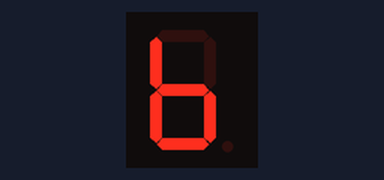
This sketch was run on a simulated Arduino Mega 2560, built with avr-gcc and run on an emulated ATmega2560. Shown: 1-digit seven-segment display. Wiring (inferred from the names in the program): 1-digit 7-segment display, segments lit when HIGH: segments pin 25, pin 27, pin 31, pin 33, pin 37, pin 39, pin 43, pin 45. The segment pins are drawn as the display they are named for.

Above: at 0.1 s.
At 1.1 s:
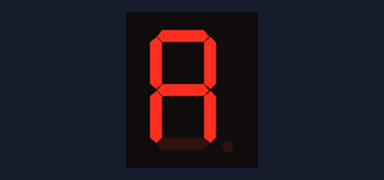
At 2.1 s:
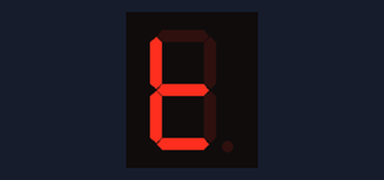
At 3.1 s:
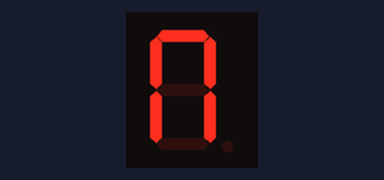
At 5.1 s:
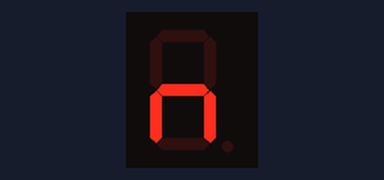
At 10.3 s:
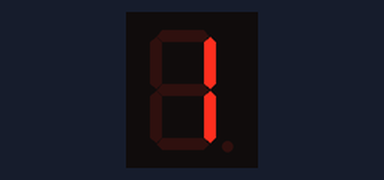

Measured:
- by itself, everything shown: repeats every 11.2 s, in 12 steps
- what the display in image 1 shows lasts 1.0 s, from 1.0 s to 2.0 s

The sketch:

batman_2001.ino
```cpp
byte a = 25;
byte b = 27;
byte c = 31;
byte d = 33;
byte e = 37;
byte f = 39;
byte g = 43;
byte h = 45;
int t = 1000;
void setup()
{
pinMode (a, OUTPUT);
pinMode (b, OUTPUT);
pinMode (c, OUTPUT);
pinMode (d, OUTPUT);
pinMode (e, OUTPUT);
pinMode (f, OUTPUT);
pinMode (g, OUTPUT);
pinMode (h, OUTPUT);
}
void loop()
{
  B();
  delay (t);
  A();
  delay (t);
  T();
  delay (t);
  M();
  delay (t);
  A();
  delay (t);
  N();
  delay (t);
  nada ();
  delay (t);
  dos();
  delay (t);
  cero();
  delay (t);
  nada();
  delay (200);
  cero();
  delay (t);
  uno();
  delay (t);
}

//------numeros-------
void nada ()
{
//numero "-"
 digitalWrite(a,0);
 digitalWrite(b,0);
 digitalWrite(c,0);
 digitalWrite(d,0);
 digitalWrite(e,0);
 digitalWrite(f,0);
 digitalWrite(g,0);
 digitalWrite(h,0);
}
void cero ()
{
//numero "0"
 digitalWrite(a,1);
 digitalWrite(b,1);
 digitalWrite(c,1);
 digitalWrite(d,1);
 digitalWrite(e,1);
 digitalWrite(f,1);
 digitalWrite(g,0);
 digitalWrite(h,0);
}

void uno ()
{
  //numero "1"
 digitalWrite(a,0);
 digitalWrite(b,1);
 digitalWrite(c,1);
 digitalWrite(d,0);
 digitalWrite(e,0);
 digitalWrite(f,0);
 digitalWrite(g,0);
 digitalWrite(h,0);
}

void dos  ()
{
   //numero "2"
 digitalWrite(a,1);
 digitalWrite(b,1);
 digitalWrite(c,0);
 digitalWrite(d,1);
 digitalWrite(e,1);
 digitalWrite(f,0);
 digitalWrite(g,1);
 digitalWrite(h,0);
}

void tres ()
{
 //numero "3"
 digitalWrite(a,1);
 digitalWrite(b,1);
 digitalWrite(c,1);
 digitalWrite(d,1);
 digitalWrite(e,0);
 digitalWrite(f,0);
 digitalWrite(g,1);
 digitalWrite(h,0);
}
void cuatro  ()
{
  //numero "4"
 digitalWrite(a,0);
 digitalWrite(b,1);
 digitalWrite(c,1);
 digitalWrite(d,0);
 digitalWrite(e,0);
 digitalWrite(f,1);
 digitalWrite(g,1);
 digitalWrite(h,0);
}
void cinco ()
{
   //numero "5"
 digitalWrite(a,1);
 digitalWrite(b,0);
 digitalWrite(c,1);
 digitalWrite(d,1);
 digitalWrite(e,0);
 digitalWrite(f,1);
 digitalWrite(g,1);
 digitalWrite(h,0);
}
void seis ()
{
  //numero "6"
 digitalWrite(a,1);
 digitalWrite(b,0);
 digitalWrite(c,1);
 digitalWrite(d,1);
 digitalWrite(e,1);
 digitalWrite(f,1);
 digitalWrite(g,1);
 digitalWrite(h,0);
}
void siete ()
{
   //numero "7"
 digitalWrite(a,1);
 digitalWrite(b,1);
 digitalWrite(c,1);
 digitalWrite(d,0);
 digitalWrite(e,0);
 digitalWrite(f,0);
 digitalWrite(g,0);
 digitalWrite(h,0);
}
void ocho  ()
{
   //numero "8"
 digitalWrite(a,1);
 digitalWrite(b,1);
 digitalWrite(c,1);
 digitalWrite(d,1);
 digitalWrite(e,1);
 digitalWrite(f,1);
 digitalWrite(g,1);
 digitalWrite(h,0);
}
void nueve  ()
{
   //numero "9"
 digitalWrite(a,1);
 digitalWrite(b,1);
 digitalWrite(c,1);
 digitalWrite(d,1);
 digitalWrite(e,0);
 digitalWrite(f,1);
 digitalWrite(g,1);
 digitalWrite(h,0);
}
void A ()
{
   //numero "9"
 digitalWrite(a,1);
 digitalWrite(b,1);
 digitalWrite(c,1);
 digitalWrite(d,0);
 digitalWrite(e,1);
 digitalWrite(f,1);
 digitalWrite(g,1);
 digitalWrite(h,0);
}
void B ()
{
   //numero "9"
 digitalWrite(a,0);
 digitalWrite(b,0);
 digitalWrite(c,1);
 digitalWrite(d,1);
 digitalWrite(e,1);
 digitalWrite(f,1);
 digitalWrite(g,1);
 digitalWrite(h,0);
}

void C ()
{
   //numero "9"
 digitalWrite(a,1);
 digitalWrite(b,0);
 digitalWrite(c,0);
 digitalWrite(d,1);
 digitalWrite(e,1);
 digitalWrite(f,1);
 digitalWrite(g,0);
 digitalWrite(h,0);
}

void D ()
{
   //numero "9"
 digitalWrite(a,0);
 digitalWrite(b,1);
 digitalWrite(c,1);
 digitalWrite(d,1);
 digitalWrite(e,1);
 digitalWrite(f,0);
 digitalWrite(g,1);
 digitalWrite(h,0);
}

void E ()
{
   //numero "9"
 digitalWrite(a,1);
 digitalWrite(b,0);
 digitalWrite(c,0);
 digitalWrite(d,1);
 digitalWrite(e,1);
 digitalWrite(f,1);
 digitalWrite(g,1);
 digitalWrite(h,0);
}

void FF ()
{
   //numero "9"
 digitalWrite(a,1);
 digitalWrite(b,0);
 digitalWrite(c,0);
 digitalWrite(d,0);
 digitalWrite(e,1);
 digitalWrite(f,1);
 digitalWrite(g,1);
 digitalWrite(h,0);
}

void G ()
{
   //numero "9"
 digitalWrite(a,1);
 digitalWrite(b,1);
 digitalWrite(c,1);
 digitalWrite(d,1);
 digitalWrite(e,0);
 digitalWrite(f,1);
 digitalWrite(g,1);
 digitalWrite(h,0);
}

void H ()
{
   //numero "9"
 digitalWrite(a,0);
 digitalWrite(b,1);
 digitalWrite(c,1);
 digitalWrite(d,0);
 digitalWrite(e,1);
 digitalWrite(f,1);
 digitalWrite(g,1);
 digitalWrite(h,0);
}

void I ()
{
   //numero "9"
 digitalWrite(a,1);
 digitalWrite(b,0);
 digitalWrite(c,0);
 digitalWrite(d,1);
 digitalWrite(e,1);
 digitalWrite(f,0);
 digitalWrite(g,0);
 digitalWrite(h,0);
}

void J ()
{
   //numero "9"
 digitalWrite(a,0);
 digitalWrite(b,1);
 digitalWrite(c,1);
 digitalWrite(d,1);
 digitalWrite(e,1);
 digitalWrite(f,0);
 digitalWrite(g,0);
 digitalWrite(h,0);
}
void K ()
{
   //numero "9"
 digitalWrite(a,0);
 digitalWrite(b,1);
 digitalWrite(c,0);
 digitalWrite(d,1);
 digitalWrite(e,1);
 digitalWrite(f,1);
 digitalWrite(g,0);
 digitalWrite(h,0);
}

void L ()
{
   //numero "9"
 digitalWrite(a,0);
 digitalWrite(b,0);
 digitalWrite(c,0);
 digitalWrite(d,1);
 digitalWrite(e,1);
 digitalWrite(f,1);
 digitalWrite(g,0);
 digitalWrite(h,0);
}

void M ()
{
   //numero "9"
 digitalWrite(a,1);
 digitalWrite(b,1);
 digitalWrite(c,1);
 digitalWrite(d,0);
 digitalWrite(e,1);
 digitalWrite(f,1);
 digitalWrite(g,0);
 digitalWrite(h,0);
}

void N ()
{
   //numero "9"
 digitalWrite(a,0);
 digitalWrite(b,0);
 digitalWrite(c,1);
 digitalWrite(d,0);
 digitalWrite(e,1);
 digitalWrite(f,0);
 digitalWrite(g,1);
 digitalWrite(h,0);
}
void NN ()
{
   //numero "9"
 digitalWrite(a,1);
 digitalWrite(b,0);
 digitalWrite(c,1);
 digitalWrite(d,0);
 digitalWrite(e,1);
 digitalWrite(f,0);
 digitalWrite(g,1);
 digitalWrite(h,0);
}
void O ()
{
   //numero "9"
 digitalWrite(a,1);
 digitalWrite(b,1);
 digitalWrite(c,1);
 digitalWrite(d,1);
 digitalWrite(e,1);
 digitalWrite(f,1);
 digitalWrite(g,0);
 digitalWrite(h,0);
}

void P ()
{
   //numero "9"
 digitalWrite(a,1);
 digitalWrite(b,1);
 digitalWrite(c,0);
 digitalWrite(d,0);
 digitalWrite(e,1);
 digitalWrite(f,1);
 digitalWrite(g,1);
 digitalWrite(h,0);
}

void Q ()
{
   //numero "9"
 digitalWrite(a,1);
 digitalWrite(b,1);
 digitalWrite(c,1);
 digitalWrite(d,0);
 digitalWrite(e,0);
 digitalWrite(f,1);
 digitalWrite(g,1);
 digitalWrite(h,0);
}

void R ()
{
   //numero "9"
 digitalWrite(a,0);
 digitalWrite(b,0);
 digitalWrite(c,0);
 digitalWrite(d,0);
 digitalWrite(e,1);
 digitalWrite(f,0);
 digitalWrite(g,1);
 digitalWrite(h,0);
}

void S ()
{
   //numero "9"
 digitalWrite(a,1);
 digitalWrite(b,0);
 digitalWrite(c,1);
 digitalWrite(d,1);
 digitalWrite(e,0);
 digitalWrite(f,1);
 digitalWrite(g,1);
 digitalWrite(h,0);
}

void T ()
{
   //numero "9"
 digitalWrite(a,0);
 digitalWrite(b,0);
 digitalWrite(c,0);
 digitalWrite(d,1);
 digitalWrite(e,1);
 digitalWrite(f,1);
 digitalWrite(g,1);
 digitalWrite(h,0);
}

void U ()
{
   //numero "9"
 digitalWrite(a,0);
 digitalWrite(b,0);
 digitalWrite(c,1);
 digitalWrite(d,1);
 digitalWrite(e,1);
 digitalWrite(f,0);
 digitalWrite(g,0);
 digitalWrite(h,0);
}

void V ()
{
   //numero "9"
 digitalWrite(a,0);
 digitalWrite(b,1);
 digitalWrite(c,1);
 digitalWrite(d,1);
 digitalWrite(e,1);
 digitalWrite(f,1);
 digitalWrite(g,0);
 digitalWrite(h,0);
}

void W ()
{
   //numero "9"
 digitalWrite(a,1);
 digitalWrite(b,0);
 digitalWrite(c,1);
 digitalWrite(d,1);
 digitalWrite(e,1);
 digitalWrite(f,0);
 digitalWrite(g,0);
 digitalWrite(h,0);
}

void X ()
{
   //numero "9"
 digitalWrite(a,0);
 digitalWrite(b,0);
 digitalWrite(c,0);
 digitalWrite(d,0);
 digitalWrite(e,1);
 digitalWrite(f,1);
 digitalWrite(g,1);
 digitalWrite(h,0);
}

void Y ()
{
   //numero "9"
 digitalWrite(a,0);
 digitalWrite(b,1);
 digitalWrite(c,1);
 digitalWrite(d,1);
 digitalWrite(e,0);
 digitalWrite(f,1);
 digitalWrite(g,1);
 digitalWrite(h,0);
}

void Z ()
{
   //numero "9"
 digitalWrite(a,1);
 digitalWrite(b,0);
 digitalWrite(c,0);
 digitalWrite(d,1);
 digitalWrite(e,0);
 digitalWrite(f,0);
 digitalWrite(g,1);
 digitalWrite(h,0);
}
```
